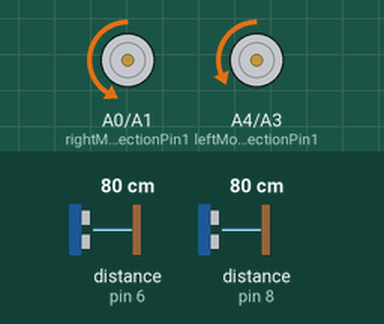
Recording of a sketch running on a simulated Arduino Uno, built with avr-gcc and run on an emulated ATmega328P. On the bench: motor-driver pin pairs drawn as motors (green arrow = first pin HIGH = forward, orange = second pin HIGH = backward, longer = more drive, scaled by the enable pin). Wiring (inferred from the names in the program): 2 × ultrasonic range finder: trigger pin 5, echo pin 6 / trigger pin 7, echo pin 8. The test bench sets the inputs (shaded band); at power-on: distance to the obstacle (sensors on pin 6, pin 8) 80 cm. The echo pulse lasts 58.3 µs per cm.

Above: at 6.2 s.
6.3 s: distance to the obstacle (sensor on pin 6) set to 22 cm
7.8 s: distance to the obstacle (sensor on pin 6) set to 19 cm
At 8.5 s:
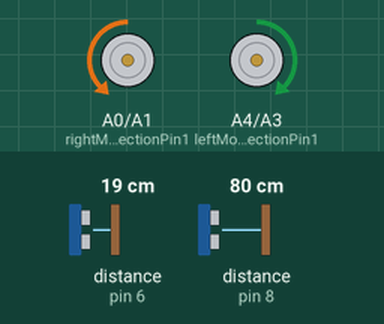
9.4 s: distance to the obstacle (sensor on pin 6) set to 4 cm
10.9 s: distance to the obstacle (sensor on pin 6) set to 2 cm
At 12.1 s:
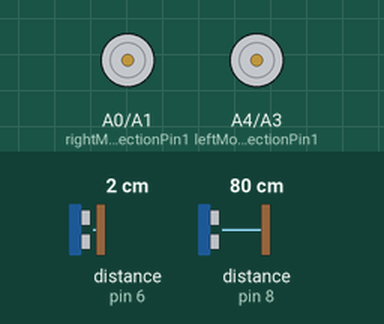
Timing chart, 0 to 13.4 s (numbered marks = the images above; inputs shaded):
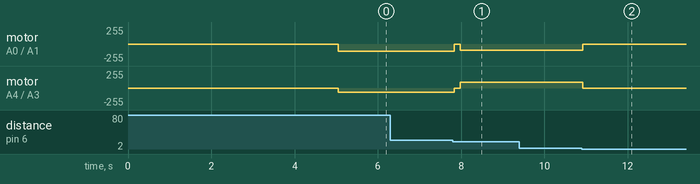

Measured:
- the behaviour switches between 21 and 20 cm on distance to the obstacle (sensor on pin 6) (found by bisection; images 0 and 1)
- the behaviour switches between 3 and 2 cm on distance to the obstacle (sensor on pin 6) (found by bisection; images 1 and 2)
- after the input at 7.8 s, motor on A0 (rightMotorDirectionPin1) / A1 (rightMotorDirectionPin2): backward 105/255 → stopped at once, → backward 90/255 0.15 s later; motor on A4 (leftMotorDirectionPin1) / A3 (leftMotorDirectionPin2): backward 65/255 → stopped at once, → forward 90/255 0.15 s later
- after the input at 10.9 s, motor on A0 (rightMotorDirectionPin1) / A1 (rightMotorDirectionPin2): backward 90/255 → stopped after 0.02 s instead of 2.1 s; motor on A4 (leftMotorDirectionPin1) / A3 (leftMotorDirectionPin2): forward 90/255 → stopped after 0.02 s instead of 2.1 s

The sketch:

CarControllerV2.ino
```cpp
#include <math.h>

 // Arduino UNO R4 WiFi + L298N. Front is the motor-wheel end.
const int leftMotorEnablePin = 10, leftMotorDirectionPin1 = A4, leftMotorDirectionPin2 = A3;
const int rightMotorEnablePin = 9, rightMotorDirectionPin1 = A0, rightMotorDirectionPin2 = A1;
const int frontSensorTriggerPin = 5, frontSensorEchoPin = 6;
const int rightSensorTriggerPin = 7, rightSensorEchoPin = 8;

const int motorForwardPolarity = 1;  // Change to -1 if both motors run backward.
const int baseForwardSpeedPwm = 85;
const int turningSpeedPwm = 90;
const int maximumSteeringCorrectionPwm = 20;
const float targetRightWallDistanceCm = 10.0;
 // Initial tuning values; tune on the physical robot.
const float wallDistanceProportionalGain = 3.0;
const float wallDistanceIntegralGain = 0.4;
const float wallDistanceDerivativeGain = 0.8;
const float derivativeFilterTimeConstantSeconds = 0.15;

float accumulatedWallDistanceErrorCmSeconds = 0.0;
float previousWallDistanceErrorCm = 0.0;
float filteredWallDistanceErrorRateCmPerSecond = 0.0;
unsigned long previousWallPidUpdateTimeMs = 0;
bool wallPidHasPreviousMeasurement = false;
const float frontObstacleStopDistanceCm = 20.0;
const float frontClearanceToResumeCm = 23.0;  // Hysteresis prevents repeated turns.
const unsigned long maximumTurnDurationMs = 5000;

bool isTurningAwayFromObstacle = false;
bool isStoppedAfterFault = false;
int consecutiveClearFrontReadings = 0;
unsigned long turnStartTimeMs = 0;

void setMotorDirectionAndSpeed(int motorEnablePin, int motorDirectionPin1, int motorDirectionPin2, int motorSpeedPwm) {
  motorSpeedPwm *= motorForwardPolarity;
  analogWrite(motorEnablePin, 0);
  digitalWrite(motorDirectionPin1, motorSpeedPwm < 0 ? HIGH : LOW);
  digitalWrite(motorDirectionPin2, motorSpeedPwm > 0 ? HIGH : LOW);
  analogWrite(motorEnablePin, abs(motorSpeedPwm));
}

void setBothMotorSpeeds(int leftMotorSpeedPwm, int rightMotorSpeedPwm) {
  setMotorDirectionAndSpeed(leftMotorEnablePin, leftMotorDirectionPin1, leftMotorDirectionPin2, leftMotorSpeedPwm);
  setMotorDirectionAndSpeed(rightMotorEnablePin, rightMotorDirectionPin1, rightMotorDirectionPin2, rightMotorSpeedPwm);
}

float measureUltrasonicDistanceCm(int sensorTriggerPin, int sensorEchoPin) {
  digitalWrite(sensorTriggerPin, LOW);
  delayMicroseconds(2);
  digitalWrite(sensorTriggerPin, HIGH);
  delayMicroseconds(10);
  digitalWrite(sensorTriggerPin, LOW);
  unsigned long echoDurationMicroseconds = pulseIn(sensorEchoPin, HIGH, 25000UL);
  float measuredDistanceCm = echoDurationMicroseconds * 0.0343f / 2.0f;
  return echoDurationMicroseconds == 0 || measuredDistanceCm < 2.0f || measuredDistanceCm > 350.0f ? NAN : measuredDistanceCm;
}

 // Call whenever wall following is interrupted.
void resetWallFollowingPid() {
  accumulatedWallDistanceErrorCmSeconds = 0.0;
  previousWallDistanceErrorCm = 0.0;
  filteredWallDistanceErrorRateCmPerSecond = 0.0;
  previousWallPidUpdateTimeMs = 0;
  wallPidHasPreviousMeasurement = false;
}

 // Positive correction steers right; negative correction steers left.
 // Call only with a valid right-wall distance, once per control cycle.
int calculateWallFollowingPidCorrection(float measuredRightWallDistanceCm) {
  unsigned long currentUpdateTimeMs = millis();
  float wallDistanceErrorCm = measuredRightWallDistanceCm - targetRightWallDistanceCm;
  float proportionalCorrectionPwm =
      wallDistanceProportionalGain * wallDistanceErrorCm;

  if (wallPidHasPreviousMeasurement) {
    float elapsedTimeSeconds =
        (currentUpdateTimeMs - previousWallPidUpdateTimeMs) / 1000.0f;

    if (elapsedTimeSeconds > 0.0f) {
      float measuredErrorRateCmPerSecond =
          (wallDistanceErrorCm - previousWallDistanceErrorCm) /
          elapsedTimeSeconds;
      float derivativeFilterWeight = elapsedTimeSeconds /
          (derivativeFilterTimeConstantSeconds + elapsedTimeSeconds);
      filteredWallDistanceErrorRateCmPerSecond += derivativeFilterWeight *
          (measuredErrorRateCmPerSecond -
           filteredWallDistanceErrorRateCmPerSecond);

      float proposedAccumulatedErrorCmSeconds =
          accumulatedWallDistanceErrorCmSeconds +
          wallDistanceErrorCm * elapsedTimeSeconds;
      float proposedCorrectionPwm = proportionalCorrectionPwm +
          wallDistanceIntegralGain * proposedAccumulatedErrorCmSeconds +
          wallDistanceDerivativeGain *
              filteredWallDistanceErrorRateCmPerSecond;

       // Anti-windup: integrate within limits, or to unwind saturation.
      if ((proposedCorrectionPwm >= -maximumSteeringCorrectionPwm &&
           proposedCorrectionPwm <= maximumSteeringCorrectionPwm) ||
          (proposedCorrectionPwm > maximumSteeringCorrectionPwm &&
           wallDistanceErrorCm < 0.0f) ||
          (proposedCorrectionPwm < -maximumSteeringCorrectionPwm &&
           wallDistanceErrorCm > 0.0f)) {
        accumulatedWallDistanceErrorCmSeconds =
            proposedAccumulatedErrorCmSeconds;
      }
    }
  }

  previousWallDistanceErrorCm = wallDistanceErrorCm;
  previousWallPidUpdateTimeMs = currentUpdateTimeMs;
  wallPidHasPreviousMeasurement = true;

  // P: current distance error. I: accumulated error. D: rate of change.
  float integralCorrectionPwm =
      wallDistanceIntegralGain * accumulatedWallDistanceErrorCmSeconds;
  float derivativeCorrectionPwm =
      wallDistanceDerivativeGain * filteredWallDistanceErrorRateCmPerSecond;
  float steeringCorrectionPwm = proportionalCorrectionPwm +
      integralCorrectionPwm + derivativeCorrectionPwm;

  return (int)round(constrain(steeringCorrectionPwm,
                             -(float)maximumSteeringCorrectionPwm,
                             (float)maximumSteeringCorrectionPwm));
}

void driveForwardUsingWallFollowingPid(float measuredRightWallDistanceCm) {
  int steeringCorrectionPwm =
      calculateWallFollowingPidCorrection(measuredRightWallDistanceCm);
  int leftMotorSpeedPwm = constrain(
      baseForwardSpeedPwm + steeringCorrectionPwm, -255, 255);
  int rightMotorSpeedPwm = constrain(
      baseForwardSpeedPwm - steeringCorrectionPwm, -255, 255);
  setBothMotorSpeeds(leftMotorSpeedPwm, rightMotorSpeedPwm);
}

void setup() {
  pinMode(leftMotorEnablePin, OUTPUT);
  pinMode(leftMotorDirectionPin1, OUTPUT);
  pinMode(leftMotorDirectionPin2, OUTPUT);
  pinMode(rightMotorEnablePin, OUTPUT);
  pinMode(rightMotorDirectionPin1, OUTPUT);
  pinMode(rightMotorDirectionPin2, OUTPUT);
  pinMode(frontSensorTriggerPin, OUTPUT);
  pinMode(frontSensorEchoPin, INPUT);
  pinMode(rightSensorTriggerPin, OUTPUT);
  pinMode(rightSensorEchoPin, INPUT);
  digitalWrite(frontSensorTriggerPin, LOW);
  digitalWrite(rightSensorTriggerPin, LOW);
  setBothMotorSpeeds(0, 0);
  delay(5000);  // Automatic start five seconds after power-up/reset.
}

void loop() {
  if (isStoppedAfterFault) return;  // Reset the board to restart after a fault.

  float frontDistanceCm = measureUltrasonicDistanceCm(frontSensorTriggerPin, frontSensorEchoPin);
   // Stop as soon as the front reading detects a blockage or fails.
  if (isnan(frontDistanceCm) || (!isTurningAwayFromObstacle && frontDistanceCm <= frontObstacleStopDistanceCm)) {
    setBothMotorSpeeds(0, 0);
  }
  delay(35);  // Separate ultrasonic pings to reduce interference.
  float rightWallDistanceCm = measureUltrasonicDistanceCm(rightSensorTriggerPin, rightSensorEchoPin);

   // Unknown distance is not evidence of a clear path.
  if (isnan(frontDistanceCm) || isnan(rightWallDistanceCm)) {
    setBothMotorSpeeds(0, 0);
    resetWallFollowingPid();
    isStoppedAfterFault = true;
    return;
  }

  if (!isTurningAwayFromObstacle && frontDistanceCm <= frontObstacleStopDistanceCm) {
    setBothMotorSpeeds(0, 0);
    resetWallFollowingPid();
    isTurningAwayFromObstacle = true;
    consecutiveClearFrontReadings = 0;
    turnStartTimeMs = millis();
    delay(65);
    return;  // Begin rotating on the next sensor cycle.
  }

  if (isTurningAwayFromObstacle) {
    if (millis() - turnStartTimeMs >= maximumTurnDurationMs) {
      setBothMotorSpeeds(0, 0);
      resetWallFollowingPid();
      isStoppedAfterFault = true;
      return;
    }

    if (frontDistanceCm >= frontClearanceToResumeCm) {
      setBothMotorSpeeds(0, 0);  // Hold this angle while confirming clearance.
      if (++consecutiveClearFrontReadings >= 2) isTurningAwayFromObstacle = false;
    } else {
      consecutiveClearFrontReadings = 0;
      setBothMotorSpeeds(-turningSpeedPwm, turningSpeedPwm);  // Turn left, away from right wall.
    }
  } else {
    driveForwardUsingWallFollowingPid(rightWallDistanceCm);
  }

  delay(65);  // About 100 ms per cycle, plus sensor measurement time.
}
```
